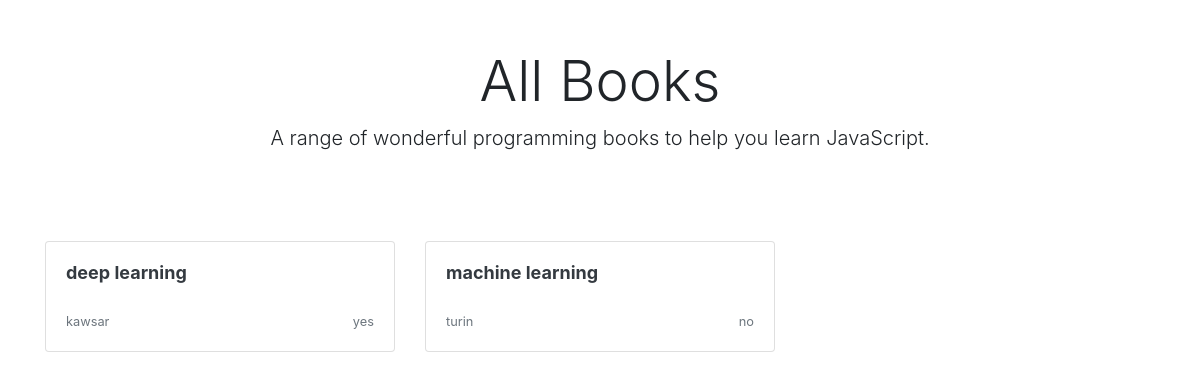
The app's page /detailView/, older data.
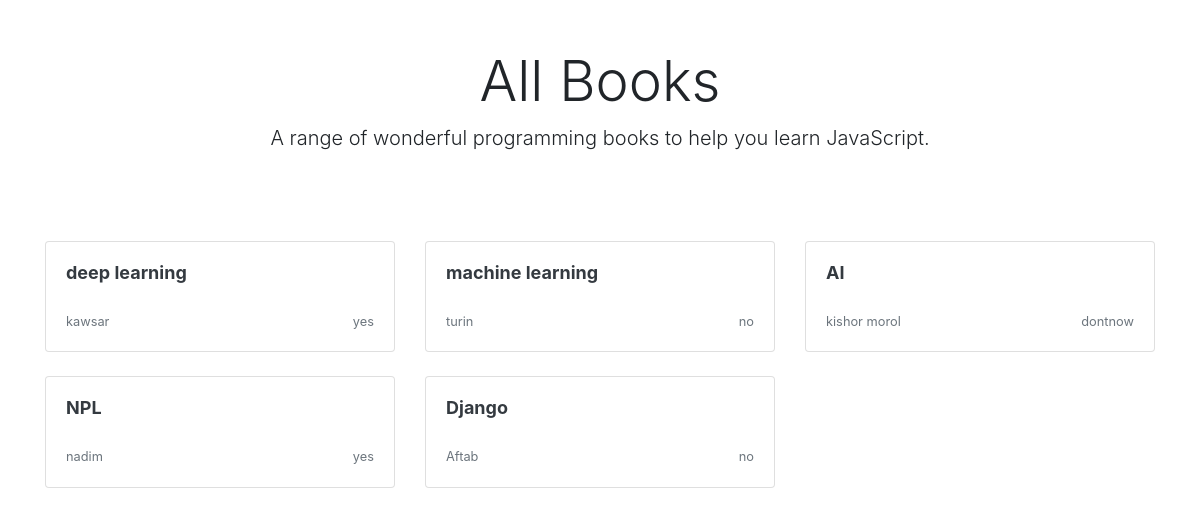
The same page, newer data.
### detailView/models.py (models this page shows, shortened)
class Book(models.Model):
    title=models.CharField(max_length=100)
    slug=models.SlugField(null=True)
    author=models.CharField(max_length=100)
    isbn=models.CharField(max_length=100)
    count=models.IntegerField(null=True,default=0)

### detailView/views.py (the view)
# urls.py: path("",views.IndexView.as_view(),name="home"),
class IndexView(TemplateView):
    template_name='booklist.html'
    def get_context_data(self,**kwargs):
        context=super().get_context_data(**kwargs)
        context['book']=Book.objects.all()
        print("--------------------------------------")
        print(context['book'])
        return context

### templates/booklist.html
    {% extends "index.html" %}
    {% block content %}
    <div class="container">
        <div class="px-3 py-3 pt-md-5 pb-md-4 mx-auto text-center">
            <h1 class="display-4">All Books</h1>
            <p class="lead">A range of wonderful programming books to help you learn JavaScript.</p>
        </div>
        <div class="py-5">
            <div class="row">
                {% for book in book %}
                <div class="col-md-4">
                    <a class="text-dark" href="{% url 'book:details' slug=book.slug %}">
                        <div class="card mb-4 box-shadow">
                            <div class="card-body">
                                <h2 style="font-size:18px;font-weight:bold;min-height:42px;">
                                    {{book.title|truncatechars:50}}</h2>
                                <div class="d-flex justify-content-between align-items-center">
                                    <small class="text-muted">{{book.author}}</small>
                                    <small class="text-muted">{{book.isbn}}</small>
                                </div>
                            </div>
                        </div>
                    </a>
                </div>
                {% endfor %}
            </div>
        </div>
    </div>
    {% endblock %}

Row changes from the older to the newer data that the page shows:
added Book: title "AI", author "kishor morol", isbn "dontnow"
added Book: title "NPL", author "nadim", isbn "yes"
added Book: title "Django", author "Aftab", isbn "no"
